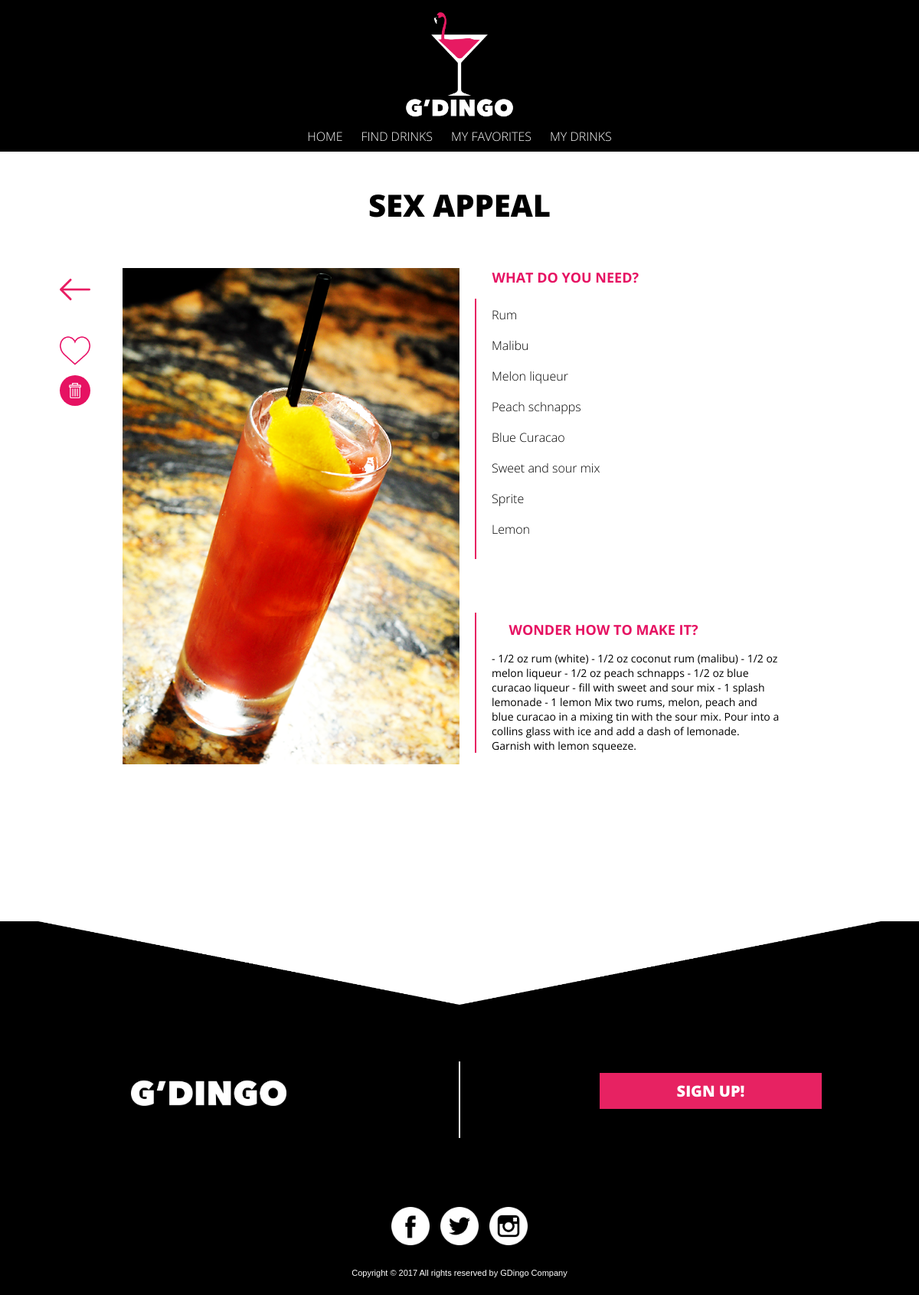
The page /mypanel_drinkbase.php?DrinkId=19 on the database its author committed.
### tables this page shows
CREATE TABLE `Drinks` (
  `DrinkId` int(11) NOT NULL,
  `DrinkName` varchar(255) NOT NULL,
  `DrinkAuthor` varchar(255) NOT NULL,
  `DrinkPicture` varchar(255) NOT NULL,
  `DrinkReceipt` text NOT NULL
);

### mypanel_drinkbase.php (the view, shortened to what this page needs)
<?php include "includes/config.php"; ?>
<?php include "header.php"; ?>
<?php
	$DrinkId = trim($_GET['DrinkId']);
	$Current = json_encode($currentUser);
	@ $db = new mysqli($dbserver, $dbuser, $dbpass, $dbname);
	$query = " SELECT Drinks.DrinkId, Drinks.DrinkName, Drinks.DrinkAuthor, Drinks.DrinkPicture, Drinks.DrinkReceipt, Ingredients.IngId, Ingredients.NameIng
	FROM Drinks
	JOIN DrinksIng ON Drinks.DrinkId = DrinksIng.DrinkId
	JOIN Ingredients ON Ingredients.IngId = DrinksIng.IngId
	WHERE Drinks.DrinkId=$DrinkId" ;
	$stmt = $db->prepare($query);
	$stmt->bind_result($DrinkId, $DrinkName, $DrinkAuthor, $DrinkPicture, $DrinkReceipt, $IngId, $NameIng);
	$stmt->execute();
	$alling=array();
	while ($stmt->fetch()) {
		array_push($alling,$NameIng);
	}
?>
<!Doctype html>
<html>
	<head>
	</head>
	<body>
		<div class='c'>
		<div id="white">
		<h3><?php echo $DrinkName; ?></h3>
			<div class="drinkside">
				<div class='side'>
		    		<?php
		    			echo "<img class='drinkimage' src=Images/DrinkPictures/$DrinkPicture>";
		    		?>
	    		</div>
	    		<div class="heart">
						<?php
							$query = ("SELECT * FROM Favo WHERE DrinkId = $DrinkId AND username = $Current");
							$stmt = $db->prepare($query);
	    					$stmt->bind_result($DrinkId2, $username);
							if($DrinkId2 == $DrinkId){
								echo '<a href="RemoveFav.php?DrinkId=' . urlencode($DrinkId) . '"><img class="knapp" src="Images/like2.png"></a>';
							}
							else {
								echo '<a href="AddFav.php?DrinkId=' . urlencode($DrinkId) . '"><img class="knapp" src="Images/like.png"></a>';
							}
						?>
					</div>
				<div  class="delete">
				<?php echo '<a href="delete.php?DrinkId=' . urlencode($DrinkId) . '"><img class="knappdelete" src="Images/delete.png"></a>'; ?>
				</div>
				<div  class="back">
					<a href="#" onClick="history.go(-1);return true;"><img class="knapp" src="Images/left-arrow.png"></a>
				</div>
			</div>
			<div class='maincontent'>
				<div class='ingrblack'>
					<h4>What do you need? </h4>
					<ul><?php foreach($alling as $value){
		    			echo "<li>" . $value . "</li><br>";} ?>
		    		</ul>
		    	</div>
		    	<div class='receipt'>
			    	<h4>Wonder how to make it? </h4>
		    		<?php echo "<p>" . $DrinkReceipt. "<p>"; ?>
		    	</div>
			</div>
		</div>
		</div>
		<div id="footerINC">
		<?php include 'footer.php';?>
		</div>
	</body>
</html>

### header.php (style rules this page uses)
body { margin:0; }
p { font-family: 'open-sans', helvetica; font-size: 11px; }
@media (min-width: 600px) { body { margin: 0 auto; } }

### footer.php (style rules this page uses)
body { margin: 0 auto; }

### mypanel_drinkbase.php (style rules this page uses)
.c { width:100%; background-color: #fff; overflow: hidden; max-width: 1100px; display: block; margin: 0 auto 200px auto; padding-top: 140px; }
#white { max-width: 1100px; margin: 0 auto; display: block; text-align: center; }
body { margin: 0 auto; }
#footerINC { background-color: #000; width: 100%; }
.drinkside { position: relative; float:left; width:100%; text-align: center; margin-bottom: 20px; }
h3 { font-family: 'open sans',helvetica; font-weight: 800; text-transform: uppercase; font-size: 40px; color:black; margin:0; line-height: 45px; margin-bottom: 5px; text-align: center; }
h4 { padding-top:20px; font-family: 'open sans',helvetica; text-transform: uppercase; font-size: 18px; color:black; margin:0; line-height: 45px; margin-bottom: 5px; color:#E61262; text-align:center; }
.ingrblack { background-color:black; color:white; padding-top: 0px; }
.receipt { margin: 0; }
.receipt p { margin:20px; margin-top:5px; font-family: 'open sans',helvetica; font-size: 14px; }
.maincontent { float:right; width:100%; margin-left:20px; box-sizing: border-box; background-color: #fff; }
.side { margin-top:15px; }
.drinkimage { width:60%; }
li { font-family: 'open sans',helvetica; font-weight: 300; list-style: none; padding:0; }
ul { text-decoration: none; margin:0; text-align:center; padding:0; }
.heart { background: white; width: 20px; height: 20px; border-radius: 20px; padding:8px; position:absolute; right:40px; top:0px; }
.back { width: 20px; height: 20px; border-radius: 20px; padding:8px; position:absolute; left:20px; top:0px; }
.knapp { width: 40px; }
.delete { background: #E61262; width: 20px; height: 20px; border-radius: 50%; padding:10px; position:absolute; top:65px; right: 28px; margin: 0; }
.knappdelete { width: 20px; }
@media (min-width: 600px) { .c { padding-top: 200px; } }
@media (min-width: 600px) { h3 { margin: 45px auto 0 auto; width: 100%; text-align: center; } }
@media (min-width: 600px) { .side { float: right; text-align: right; width: 100%; } }
@media (min-width: 600px) { .drinkimage { width:80%; } }
@media (min-width: 600px) { .heart, .back, .side, .edit, .delete { margin-top: 60px; } }
@media (min-width: 600px) { .drinkside { float:left; width:50%; text-align: center; margin-bottom: 20px; display: inline; margin: 0px auto 0 auto; } }
@media (min-width: 600px) { .heart { left:20px; top:80px; } }
@media (min-width: 600px) { .delete { top: 140px; left:28px; } }
@media (min-width: 600px) { .maincontent { float:left; width:40%; display: inline; margin: 0 auto; text-align: left; } }
@media (min-width: 600px) { h4 { padding-top: 0; text-align: left; margin-left: 42.5px; } }
@media (min-width: 600px) { .ingrblack ul { border-left: 2.5px solid #e72262; text-align:left; margin-left: 20px; padding: 10px 20px; } }
@media (min-width: 600px) { .ingrblack { background-color:white; color: #000; text-align: left; margin-top:50px; } }
@media (min-width: 600px) { .receipt { border-left: 2.5px solid #e72262; text-align:left; margin: 70px 0 0 20px; padding: -10px 20px; } }

### rows shown on the page
drinks: DrinkName "SEX APPEAL", DrinkPicture (picture), DrinkReceipt "- 1/2 oz rum (white) - 1/2 oz coconut rum (malibu) - 1/2 oz melon liqueur - 1/2 oz peach schnapps - 1/2 oz blue curacao liqueur - fill with sweet and sour mix - 1 splash lemonade - 1 lemon Mix two rums, melon, peach and blue curacao in a mixing tin with the sour mix. Pour into a collins glass with ice and add a dash of lemonade. Garnish with lemon squeeze."

### other values the page prints
$value "Rum"
$value "Malibu"
$value "Melon liqueur"
$value "Peach schnapps"
$value "Blue Curacao"
$value "Sweet and sour mix"
$value "Sprite"
$value "Lemon"
